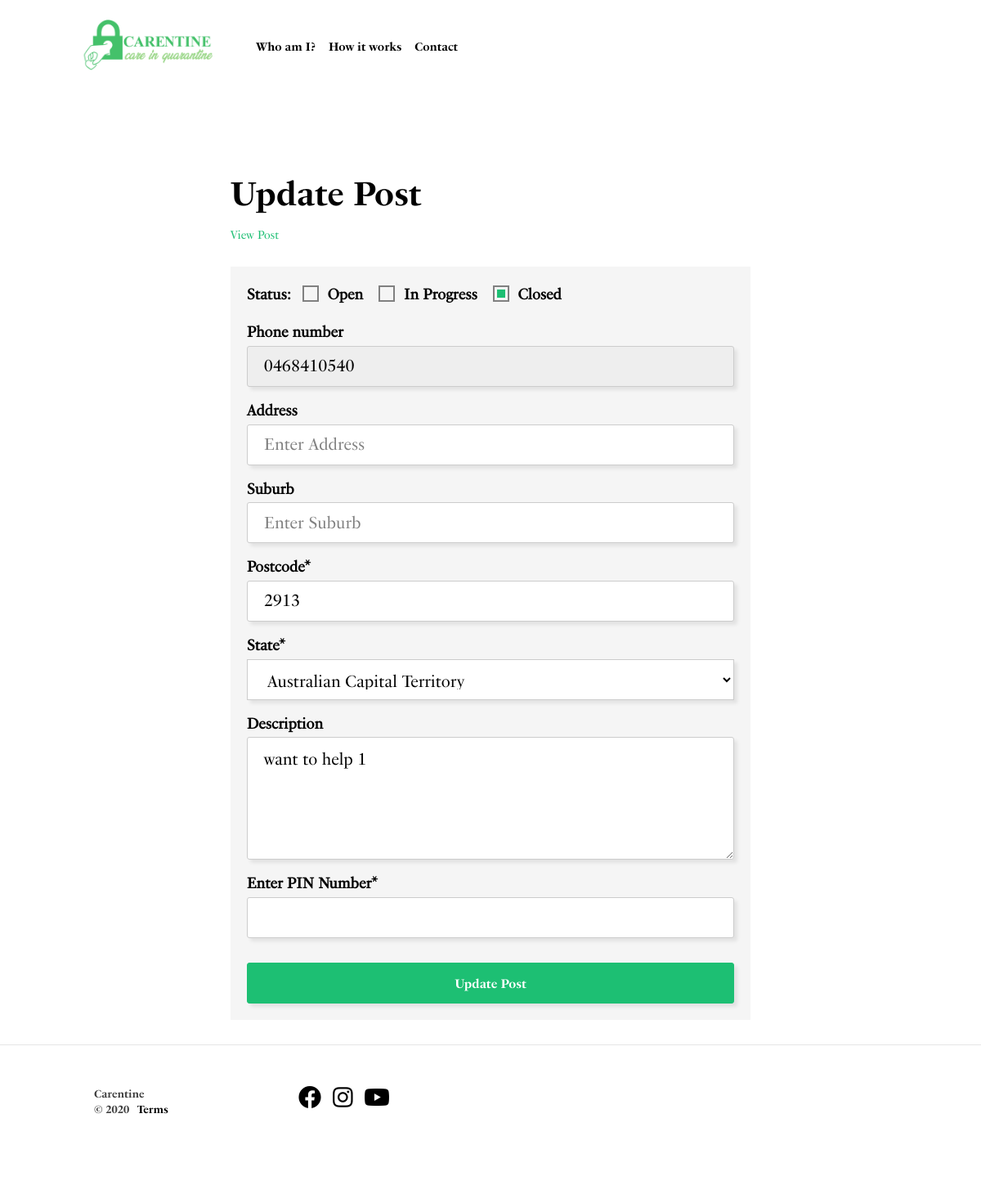
Page /update-post.php?id=37 on the committed database.
### tables this page shows
CREATE TABLE `posts` (
  `id` int(11) NOT NULL,
  `userid` int(11) NOT NULL,
  `user_type` varchar(25) NOT NULL,
  `description` text NOT NULL,
  `address` text NOT NULL,
  `suburb` varchar(255) NOT NULL,
  `postcode` varchar(25) NOT NULL,
  `state` int(11) NOT NULL,
  `emergency` int(11) NOT NULL DEFAULT 0,
  `time` varchar(255) NOT NULL,
  `status` varchar(255) NOT NULL DEFAULT 'open',
  `post_type` varchar(255) NOT NULL,
  `phone` varchar(255) NOT NULL,
  `rated` int(11) NOT NULL DEFAULT 0
);

CREATE TABLE `states` (
  `id` int(11) NOT NULL,
  `name` varchar(255) NOT NULL
);

### update-post.php (the view, shortened to what this page needs)
<?php
include 'db.php';
if(isset($_GET['id'])){
    $id = $_GET['id'];
}else{
    header("location:index.php");
}
function getNewPostData($id){
    global $sql;
    $stmt = $sql->prepare("select * from posts where id=?");
    $stmt->bindParam(1, $id, PDO::PARAM_INT);
    $stmt->execute();
    return $stmt->fetch();
}
$postdata = getNewPostData($id);
?>
<!DOCTYPE html>
<html class="js">
<head>
    <link rel="stylesheet" href="https://cdnjs.cloudflare.com/ajax/libs/twitter-bootstrap/3.4.1/css/bootstrap.css">
    <?php include 'includes/head.php'; ?>
</head>
<body class="home page-template-default page page-id-41">
    <?php include 'includes/nav.php'; ?>
    <div id="container-wrap">
        <main>
            <div class="topper-posts no-topper">
            </div>
            <div class="content">
                <div class="module full-content">
                    <div class="container">
                        <div class="row">
                            <div class="col-xs-12 col-md-8">
                                <h1>Update Post</h1>
                                <a href="view-request.php?id=<?php echo $id; ?>">View Post</a>
                            </div>
                        </div>
                    </div>
                </div>
                <div class="module contact-block">
                    <div class="container">
                        <div class="row">
                            <div class="col-xs-12 col-md-8">
                                <div class="contact-area" style="padding:20px">
                                    <form method="post" id="request-form" action="">
                                       <div class="form-group">
                                           <label for="" style="margin-right:10px" class="statuscheck">Status: </label>
                                           <label style="padding-left:25px" class="statuscheck">
                                               <span class="outside">
                                               </span>
                                               Open
                                           </label>
                                           <label style="padding-left:25px;margin-left:15px" class="statuscheck">
                                               <span class="outside">
                                               </span>
                                               In Progress
                                           </label>
                                           <label style="padding-left:25px;margin-left:15px" class="statuscheck">
                                               <span class="outside">
                                                   <span class="inside"></span>
                                               </span>
                                               Closed
                                           </label>
                                       </div>
                                        <div class="form-group">
                                            <label for="" style="font-size:18px">Phone number</label>
                                            <input type="text" readonly value="<?php echo $postdata['phone']; ?>" class="form-control">
                                        </div>
                                        <div class="form-group">
                                            <label for="" style="font-size:18px">Address</label>
                                            <input id="" name="address" type="text" placeholder="Enter Address" class="form-control" value="<?php echo $postdata['address']; ?>">
                                        </div>
                                        <div class="form-group">
                                            <label for="" style="font-size:18px">Suburb</label>
                                            <input id="" name="suburb" type="text" placeholder="Enter Suburb" class="form-control" value="<?php echo $postdata['suburb']; ?>">
                                        </div>
                                        <div class="form-group">
                                            <label for="" style="font-size:18px">Postcode*</label>
                                            <input id="" required name="postcode" type="text" placeholder="Enter Postcode*" class="form-control" value="<?php echo $postdata['postcode']; ?>">
                                        </div>
                                        <div class="form-group">
                                            <label for="" style="font-size:18px">State*</label>
                                            <select required name="state" class="" id="" style="margin-bottom:15px">
                                                <?php
                                                $stmt = $sql->prepare("select * from states order by name asc");
                                                $stmt->execute();
                                                $result = $stmt->fetchAll();
                                                foreach($result as $row){
                                                ?>
                                                <option <?php if($postdata['state']==$row['id']) echo 'selected'; ?> value="<?php echo $row['id']; ?>"><?php echo $row['name']; ?></option>
                                                <?php } ?>
                                            </select>
                                        </div>
                                        <div class="form-group">
                                            <label for="" style="font-size:18px">Description</label>
                                            <textarea name="description" id="" cols="30" rows="10" placeholder="Enter Description"><?php echo $postdata['description']; ?></textarea>
                                        </div>
                                        <div class="form-group">
                                            <label for="" style="font-size:18px">Enter PIN Number*</label>
                                            <input id="" required name="password" type="text" placeholder="" class="form-control" value="">
                                        </div>
                                        <div class="form-group">
                                            <center><button type="submit" name="postrequest" id="" style='margin-top:15px;max-width:100%;height:50px;background:#1dbf73;border-color:#1dbf73' class="btn btn-primary">Update Post</button></center>
                                        </div>
                                    </form>
                                </div>
                            </div>
                        </div>
                    </div>
                </div>
            </div>
        </main>
    <?php include 'includes/footer.php'; ?>
    </div>
</body>
</html>

### includes/head.php (style rules this page uses)
input { margin-bottom:15px !important; padding: 10px 20px 15px !important; }
textarea { height:150px; }

### update-post.php (style rules this page uses)
textarea { margin-bottom: 15px; }
.row { margin-bottom: 30px; }
body { padding-right: 0 !important }
select { background: #fff; height: 50px; padding: 10px 20px; -webkit-transition: background .25s ease; -moz-transition: background .25s ease; -o-transition: background .25s ease; -ms-transition: background .25s ease; transition: background .25s ease; float: left; width: 100%; outline: 0; border: 1px solid #ccc; color: #000; font-size: 20px; font-family: PSFournierWebRegular; box-shadow: 4px 4px 4px rgba(0, 0, 0, .08); }
input:checked+.outside .inside { -webkit-animation: radio-select 0.1s linear; animation: radio-select 0.1s linear; -webkit-transform: scale(1, 1); transform: scale(1, 1); }
label { font-size: 18px; position: relative; cursor: pointer; }
.outside { display: inline-block; position: absolute; left: 0; top: 50%; margin-top: -10px; width: 20px; height: 20px; border: 2px solid grey; -webkit-box-sizing: border-box; box-sizing: border-box; background: none; }
.inside { position: absolute; top: 50%; left: 50%; -webkit-transform: translate(-50%, -50%); transform: translate(-50%, -50%); display: inline-block; width: 10px; height: 10px; background: #1dbf73; left: 3px; top: 3px; -webkit-transform: scale(0, 0); transform: scale(0, 0); }

### rows in the picture
posts: phone "0468410540", postcode "2913", state "Australian Capital Territory", description "want to help 1"
